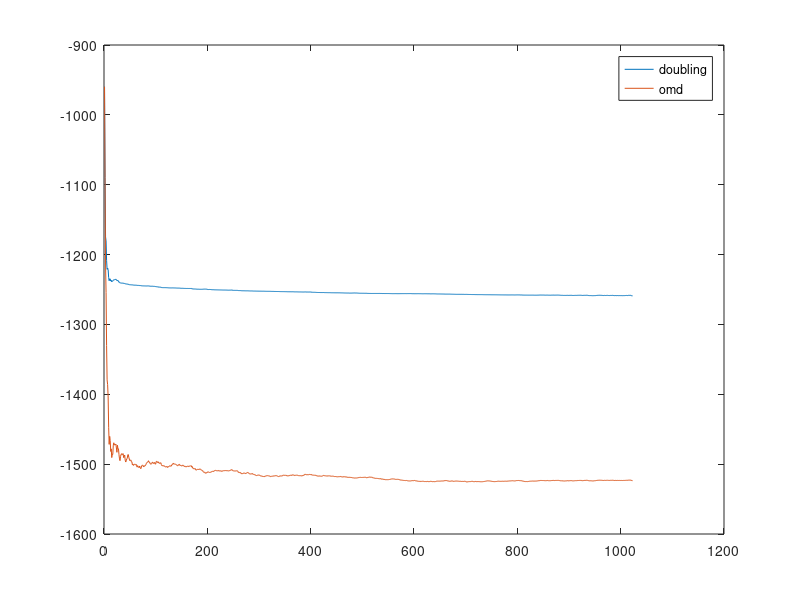

Write MATLAB code to recreate this figure.
function out = OMG()
%use doubling tricking to iterate
M = 10; % 2 ^ 15 = 32768
% the maxiums turn will iterate T times;
T = 2^(M)-1; % avoid the last value to 0
% T = 50000;
% G is  positive retional number begin with 1
N = 100; % N is used to set G and Z
global G;
G = ones(1,N);
global Z;
Z = zeros(N-1,1);
% your decision domain used in projection
global x_bound;
x_bound = [0,1000];
% D and eta are used in reward function U
global D;
D = 1;
global eta;
eta = 1;
global gzs;
gzs  = zeros(1,T+1); % <G , Z>
% output variable
global regrets;
regrets = zeros(1,T);
global regrets_div_t;
regrets_div_t = zeros(1,T);
global experts;
experts = zeros(1,T);
global expertsRewards;
expertsRewards = zeros(1,T);
global myChoices;
myChoices = zeros(1,T);
global myRewards;
myRewards = zeros(1,T);
% the initial y

y1 = 8;

%%%%%%%%%%%%%%%%%%
% main function  %
%%%%%%%%%%%%%%%%%%
  isDraw =false;
  rng(1);
  out_d=OGD_doubling(M,y1,isDraw);
  
  figure('name','Regrets Compare','NumberTitle','off','Position',[100,0,700,500]);
  plot(out_d,'DisplayName','doubling');
  hold on;
  
  rng(1);
  out = OGD_Primary(T,y1,isDraw);
  plot(out,'DisplayName','omd');
  legend('doubling','omd');
   
   hold off;
  
%   rng(1);
%   regret_s=ogdfix(8,x_bound);
%   figure('name','RG','NumberTitle','off','Position',[0,500,700,500]);
%   plot(out_s,'DisplayName','out_s');
%   hold on;
%   plot(regret_s,'DisplayName','regret_s');
%   legend('out_s','regret_s');
%   hold off;
%%%%%%%end%%%%%%%%


end

function out = OGD_doubling(M,y1,isDraw)
  global regrets_div_t;
  global experts;
  global myChoices;
%   global myRewards;
%   global expertsRewards;
%   global gzs;
   yout = y1;
  %rng('shuffle');
  for m = 1 : M

    [yout,regretsOut] = iteration(2^(m-1),2^(m)-1,yout,true);
%    [myChoices(m),experts(m), regrets(m)]=
%    regrets_div_t(m) = regrets(m)/2^m;
  end
 
  if isDraw
    figure('name','The value of Xt','NumberTitle','off','Position',[0,500,700,500]);
    plot(experts,'DisplayName','experts');
    hold on;
    plot(myChoices,'DisplayName','mychoice');
    legend('experts','mychoice');
    hold off;
    figure('name','The aluve of regret','NumberTitle','off','Position',[700,500,700,500]);
    hold on;
    %plot(regret_s'+ones(1,size(regret_s,1))*89);
    
    plot(regretsOut);
    hold off;
    
    figure('name','Regret div t','NumberTitle','off','Position',[700,0,700,500]);
    plot(regrets_div_t);
  end
%   diff(1:end) = regrets -(regret_s'-ones(1,size(regret_s,1))*89);

  out = regretsOut;
end

function out = OGD_Primary(T,y1,isDraw)
  global regrets_div_t;
  global experts;
  global myChoices;

%   output variable
%   regrets = zeros(1,T);
%   regrets_div_t = zeros(1,T);
%   experts = zeros(1,T);
%   expertsRewards = zeros(1,T);
%   myChoices = zeros(1,T);
%   myRewards = zeros(1,T);
   
  disp('Begin Loop');
  fprintf('Iterate %d turns',T);
  
   [yout,regretsOut ]= iteration(1,T,y1,false);
  
  disp('End Loop');
  
  if isDraw
    figure('name','The value of Xt','NumberTitle','off','Position',[0,500,700,500]);
    plot(experts,'DisplayName','experts');
    hold on;
    plot(myChoices,'DisplayName','mychoice');
    legend('experts','mychoice');
    hold off;
    figure('name','The aluve of regret','NumberTitle','off','Position',[700,500,700,500]);
    plot(regretsOut);
    figure('name','Regret div t','NumberTitle','off','Position',[700,0,700,500]);
    plot(regrets_div_t);
  end
  out = regretsOut;
end


function [yout,regretsOut ]=iteration(t_b,t_e,y,doubling_flag)
  global G;
  global Z;
  global x_bound;
  global D;
  global eta;
  global gzs;
  global regrets;
  global regrets_div_t;
  global experts;
  global expertsRewards;
  global myChoices;
  global myRewards;
  


  
  % start at 0 OMG this is a serious problem !!! because in matlab for i =
  % i = 1:1 will iterate
  if t_b == 1
    % I think there is problem
    % If we choose iterate from 1
    % The X_1 is decided by which parameter
    % This simulation is a little bit different from the normal algorithm
    % in the paper. 
    % In my code we get x at first, then we gerate y
    
    % get x1
    myChoices(1) = project(y,x_bound);

    % get feedback
    Z(1:end) = D * rand(size(Z,1),1);
    gzs(1) = G(2:end) * Z;
    
    % find the best expert's choice
    u =  (gzs(1) + eta) / G(1);
    u = project(u,x_bound);
    experts(1) = u;
    
    expertsRewards(1) = expertReward(experts(1),gzs,eta,1,G);
%   expertsRewards(1) = -0.5*(u-gzs(1)-eta)^2;
    myRewards(1)  = userLoss(myChoices(1),gzs(1),eta,G);
    regrets(1) = myRewards(1) - expertsRewards(1);
    regrets_div_t(1) = regrets(1);
    
    % get y + 1
    y = y + (1 / 2)*(gradient(myChoices(1),gzs(1),eta,G));
    experts(1) = u;
    
    t_b = t_b + 1;
  end

   
 %disp([t_b,t_e]);
  for t = t_b : t_e
    %Z(1:end) = D * rand(size(Z,1),1);
    % gzs(t) = G(2:end) * Z;
    % my choice

    if doubling_flag 
      eta1 = t_b; 
    else
      eta1 = t + 1;
    end
    
    % get x_t
    myChoices(t) = project(y,x_bound);
  
    % feedback
    Z(1:end) = D * rand(size(Z,1),1);
    gzs(t) = G(2:end) * Z;
    
    % get y t + 1
    y = y + (1 / eta1)*(gradient(myChoices(t) ,gzs(t),eta,G));
    
    % my rewards
    myRewards(t)  = myRewards(t-1) + userLoss(myChoices(t),gzs(t),eta,G);
   
    % caculate expert choice
    u = (t-1)/ t* experts(t - 1) + 1/t * 1 /G(1) * (gzs(t) + eta);
    u = project(u,x_bound);
    
    % record expert's choice
    experts(t) = u;
    %expert's rewards
    
    expertsRewards(t) = expertReward(experts(t),gzs,eta,t,G);
    
    % regret
    regrets(t) = myRewards(t) - expertsRewards(t);
    
    % test the big O property
    regrets_div_t(t) = regrets(t) / t;
    %%%
  end
  
  yout = y;
  regretsOut = regrets;
end


% the difference of reward function U
function uout = gradient(x_t,gz,eta,G)
  uout = - G(1)*(G(1)*x_t - gz - eta);  
end
% the reward function U
function uout = userLoss(x_t,gz,eta,G)
  uout = -0.5 * (G(1).*x_t - gz - eta).^2;
end

function uout = expertReward(u,gzs,eta,t,G)
  uout = -0.5 * (t * ((G(1)* u - eta)^2 )+sum(-2*(G(1)*u -eta) * gzs(1:t) + gzs(1:t).^2));
end
%the projection funciton
function x_t = project(y_t,x_bound)
  if x_bound(1) <= y_t && y_t <= x_bound(2)
    x_t = y_t;
  else
    if y_t < x_bound(1)
      x_t = x_bound(1);
    else
      x_t = x_bound(2);
    end
  end
end


function regret=ogdfix(y1,x_bound)
%x belongs to [0,1000]
% global myRewards;
% global myChoices;
%y0=8;
  T=2^11-1;
  eta=1;
  n=100;
  s=zeros(T+1,1);

  y=zeros(T,1);
  % this y has some problem!!!
  % I fix it
  %calculate y(1)
  expert_reward=zeros(T,1);
  users_reward=zeros(T,1);
  regret=zeros(T,1);
  u=zeros(T,1);
  user=zeros(T,1);
  z=zeros(n-1,1);
 
  x=zeros(T,1);
  
  % init 
  % we should say given y1,insteading given y0
  y(1) = y1;
  x(1) = project(y1,x_bound);
  % feedback
  z(:)=rand(n-1,1);
  s(1)=sum(z);
  user(1) = -0.5*(x(1)-s(1)-eta)^2; 
  % feedback function
  y(2)= y(1) - 1/2 * (x(1)-sum(z)-eta);
  u(1)=s(1)+eta;
  expert_reward(1) = -0.5*(u(1)-s(1)-eta)^2;
  regret(1)=user(1)-expert_reward(1);

  for t=2:T
      %user's choice
      
      % get x and save user choice
      x(t)=project(y(t),x_bound);

      % get feedback
      z=rand(n-1,1);
      s(t)=sum(z);

      % update y
      y(t+1)=y(t)-(x(t)-s(t)-eta)/(t+1);
      %user performance
      users_reward(t)=-0.5*(x(t)-s(t)-eta)^2; 
 
      user(t)=user(t-1)+users_reward(t);
      %best expert performance
     

      u(t)=u(t-1)*(t-1)/t+(s(t)+eta)/t; 

      for j=1:t
          expert_reward(t)=expert_reward(t)-0.5*(u(t)-s(j)-eta)^2;
       end
      %calculate regret
      regret(t)=user(t)-expert_reward(t);
   end
end





